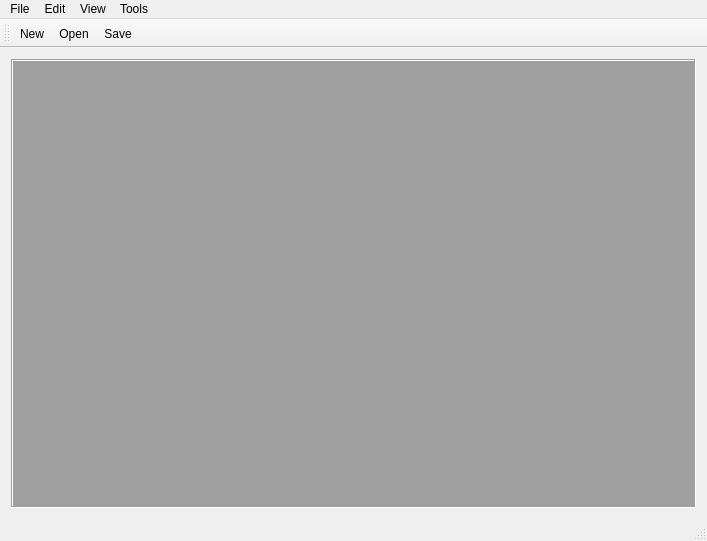
<?xml version="1.0" encoding="UTF-8"?>
<ui version="4.0">
 <class>TaxiVisClass</class>
 <widget class="QMainWindow" name="TaxiVisClass">
  <property name="geometry">
   <rect>
    <x>0</x>
    <y>0</y>
    <width>707</width>
    <height>541</height>
   </rect>
  </property>
  <property name="windowTitle">
   <string>TaxiVis</string>
  </property>
  <property name="windowIcon">
   <iconset resource="../TaxiVis.qrc">
    <normaloff>:/TaxiVis/images/main_icon.png</normaloff>:/TaxiVis/images/main_icon.png</iconset>
  </property>
  <widget class="QWidget" name="centralWidget">
   <layout class="QVBoxLayout" name="verticalLayout_2">
    <item>
     <widget class="QMdiArea" name="mdiArea">
      <property name="sizePolicy">
       <sizepolicy hsizetype="Preferred" vsizetype="Preferred">
        <horstretch>0</horstretch>
        <verstretch>0</verstretch>
       </sizepolicy>
      </property>
      <property name="frameShape">
       <enum>QFrame::Box</enum>
      </property>
      <property name="frameShadow">
       <enum>QFrame::Sunken</enum>
      </property>
     </widget>
    </item>
   </layout>
  </widget>
  <widget class="QMenuBar" name="menuBar">
   <property name="geometry">
    <rect>
     <x>0</x>
     <y>0</y>
     <width>707</width>
     <height>21</height>
    </rect>
   </property>
   <widget class="QMenu" name="menuFile">
    <property name="title">
     <string>File</string>
    </property>
    <addaction name="actionOpen"/>
    <addaction name="actionNew"/>
    <addaction name="actionSave"/>
    <addaction name="separator"/>
    <addaction name="actionExit"/>
   </widget>
   <widget class="QMenu" name="menuEdit">
    <property name="title">
     <string>Edit</string>
    </property>
   </widget>
   <widget class="QMenu" name="menuView">
    <property name="title">
     <string>View</string>
    </property>
    <addaction name="separator"/>
    <addaction name="actionRefresh"/>
    <addaction name="actionSave_As_Image"/>
   </widget>
   <widget class="QMenu" name="menuTools">
    <property name="title">
     <string>Tools</string>
    </property>
    <addaction name="actionCommand_Prompt"/>
   </widget>
   <addaction name="menuFile"/>
   <addaction name="menuEdit"/>
   <addaction name="menuView"/>
   <addaction name="menuTools"/>
  </widget>
  <widget class="QToolBar" name="fileToolBar">
   <property name="windowTitle">
    <string>File Toolbar</string>
   </property>
   <attribute name="toolBarArea">
    <enum>TopToolBarArea</enum>
   </attribute>
   <attribute name="toolBarBreak">
    <bool>false</bool>
   </attribute>
   <addaction name="actionNew"/>
   <addaction name="actionOpen"/>
   <addaction name="actionSave"/>
  </widget>
  <widget class="QStatusBar" name="statusBar"/>
  <action name="actionOpen">
   <property name="icon">
    <iconset resource="../TaxiVis.qrc">
     <normaloff>:/TaxiVis/images/file_open.png</normaloff>:/TaxiVis/images/file_open.png</iconset>
   </property>
   <property name="text">
    <string>&amp;Open</string>
   </property>
  </action>
  <action name="actionNew">
   <property name="icon">
    <iconset resource="../TaxiVis.qrc">
     <normaloff>:/TaxiVis/images/file_new.png</normaloff>:/TaxiVis/images/file_new.png</iconset>
   </property>
   <property name="text">
    <string>&amp;New</string>
   </property>
  </action>
  <action name="actionSave">
   <property name="icon">
    <iconset resource="../TaxiVis.qrc">
     <normaloff>:/TaxiVis/images/file_save.png</normaloff>:/TaxiVis/images/file_save.png</iconset>
   </property>
   <property name="text">
    <string>&amp;Save</string>
   </property>
  </action>
  <action name="actionExit">
   <property name="text">
    <string>Exit</string>
   </property>
  </action>
  <action name="actionRefresh">
   <property name="text">
    <string>Refresh</string>
   </property>
  </action>
  <action name="actionCommand_Prompt">
   <property name="text">
    <string>Command Prompt</string>
   </property>
  </action>
  <action name="actionSave_As_Image">
   <property name="text">
    <string>Save As Image...</string>
   </property>
  </action>
 </widget>
 <layoutdefault spacing="6" margin="11"/>
 <resources>
  <include location="../TaxiVis.qrc"/>
 </resources>
 <connections/>
</ui>
